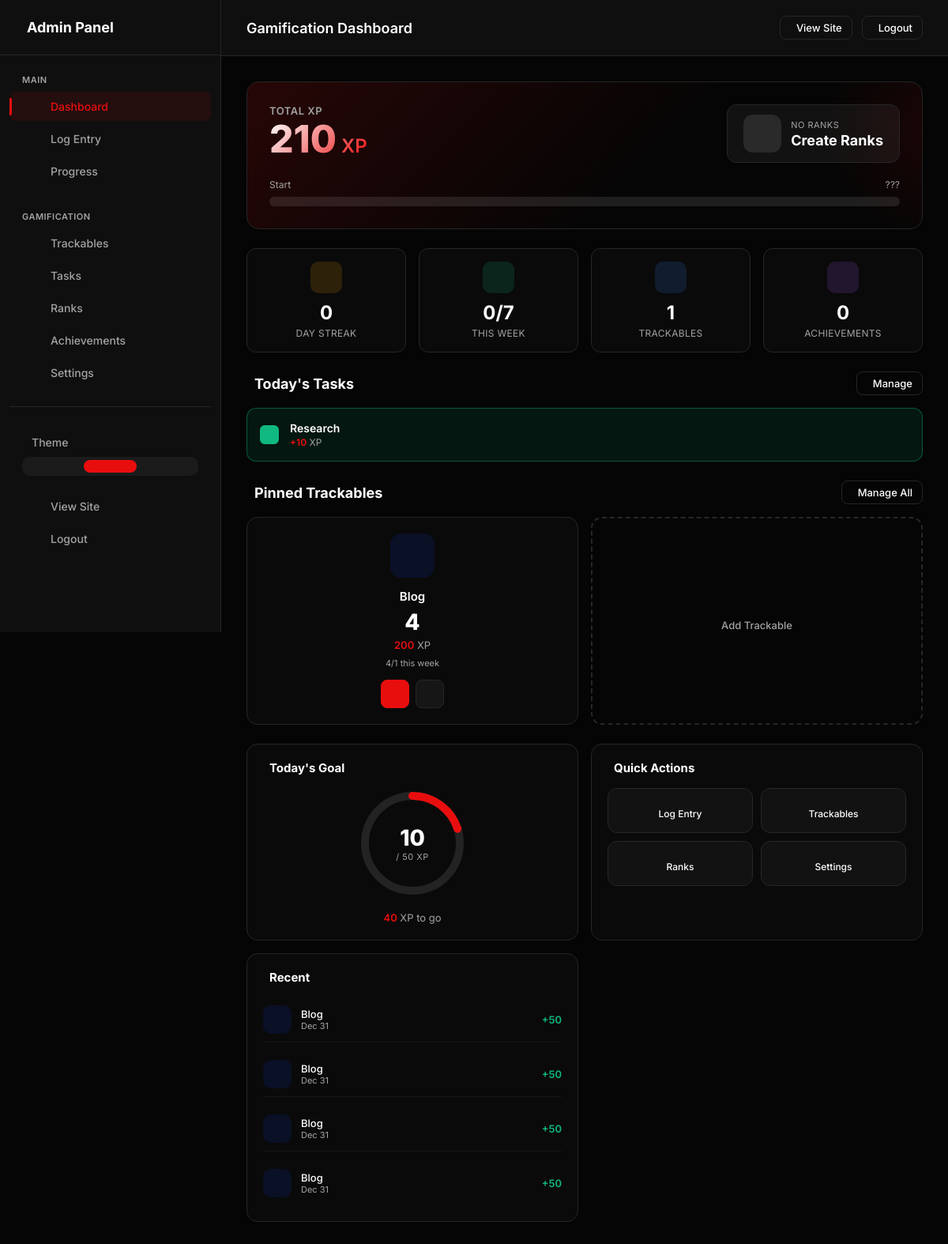
Page /admin (signed in) on the earlier database version.
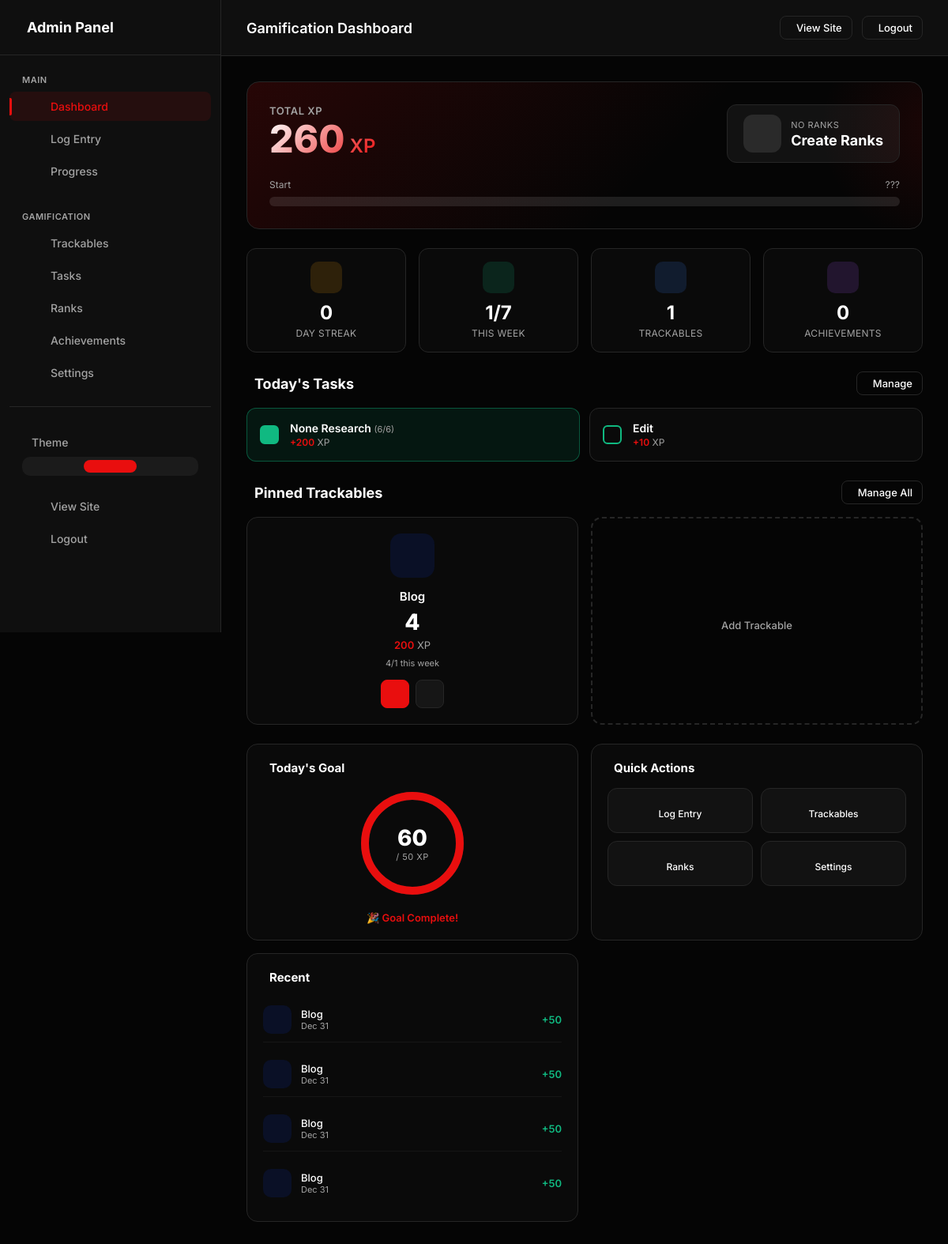
Same page on the later database version.
### models.py (models this page shows, shortened)
class UserDailyTask(db.Model):
    __tablename__ = 'user_daily_tasks'
    id = db.Column(db.Integer, primary_key=True)
    user_id = db.Column(db.Integer, db.ForeignKey('users.id'), nullable=False, index=True)
    name = db.Column(db.String(100), nullable=False)
    slug = db.Column(db.String(100), nullable=False)
    description = db.Column(db.String(500))
    task_type = db.Column(db.String(20), default='normal')  # 'normal', 'count'
    target_count = db.Column(db.Integer, default=1)  # For count tasks: how many times to complete
    repeat_type = db.Column(db.String(20), default='daily')
    repeat_interval = db.Column(db.Integer, default=1)  # For 'custom': every X units
    repeat_unit = db.Column(db.String(10), default='day')  # 'day', 'week', 'month'
    repeat_days = db.Column(db.String(50))  # For 'weekly': JSON array like "[1,3,5]" for Mon/Wed/Fri
    repeat_day_of_month = db.Column(db.Integer)  # For 'monthly': which day (1-31)
    due_date = db.Column(db.Date)  # For 'once' tasks: when it's due
    completed_date = db.Column(db.Date)  # For 'once' tasks: when completed
    ebbinghaus_level = db.Column(db.Integer, default=0)  # Current level in spaced repetition
    next_due_date = db.Column(db.Date)  # When the task is next due
    xp_value = db.Column(db.Integer, default=10)
    xp_per_count = db.Column(db.Integer, default=0)  # For count tasks: XP per completion (0 = only on full completion)
    streak_bonus = db.Column(db.Boolean, default=True)  # Eligible for streak bonuses
    icon = db.Column(db.String(50), default='ph-check-circle')
    color = db.Column(db.String(20), default='#10b981')
    emoji = db.Column(db.String(10))
    display_order = db.Column(db.Integer, default=0)
    is_active = db.Column(db.Boolean, default=True)
    is_pinned = db.Column(db.Boolean, default=False)
    category = db.Column(db.String(50), default='general')  # 'health', 'work', 'learning', 'habits', 'general'
    created_at = db.Column(db.DateTime, default=datetime.utcnow)
    updated_at = db.Column(db.DateTime, default=datetime.utcnow, onupdate=datetime.utcnow)
    completions = db.relationship('TaskCompletion', backref='task', lazy=True, cascade='all, delete-orphan')
    def is_due_today(self, today=None):
        today = today or date.today()
        if self.repeat_type == 'none':
            return not self.completed_date
        if self.repeat_type == 'once':
            if self.completed_date:
                return False
            return self.due_date is None or self.due_date <= today
        if self.repeat_type == 'daily':
            return True
    def get_today_completion_count(self, today=None):
        today = today or date.today()
        return TaskCompletion.query.filter_by(
            task_id=self.id,
            date=today
        ).count()
    def is_completed_today(self, today=None):
        today = today or date.today()
        count = self.get_today_completion_count(today)
        if self.task_type == 'count':
            return count >= self.target_count
        return count > 0

class UserSettings(db.Model):
    __tablename__ = 'user_settings'
    id = db.Column(db.Integer, primary_key=True)
    user_id = db.Column(db.Integer, db.ForeignKey('users.id'), nullable=False, unique=True, index=True)
    accent_color = db.Column(db.String(20), default='#e90e0e')
    points_name = db.Column(db.String(20), default='XP')  # "XP", "Points", "Coins", etc.
    points_icon = db.Column(db.String(50), default='ph-lightning')
    daily_xp_goal = db.Column(db.Integer, default=50)
    perfect_day_bonus = db.Column(db.Integer, default=50)
    perfect_week_bonus = db.Column(db.Integer, default=500)
    streak_bonus_per_day = db.Column(db.Integer, default=5)  # Extra XP per streak day
    show_xp_animations = db.Column(db.Boolean, default=True)
    dark_mode = db.Column(db.Boolean, default=True)
    compact_view = db.Column(db.Boolean, default=False)
    created_at = db.Column(db.DateTime, default=datetime.utcnow)
    updated_at = db.Column(db.DateTime, default=datetime.utcnow, onupdate=datetime.utcnow)

class TrackableType(db.Model):
    __tablename__ = 'trackable_types'
    id = db.Column(db.Integer, primary_key=True)
    user_id = db.Column(db.Integer, db.ForeignKey('users.id'), nullable=False, index=True)
    name = db.Column(db.String(100), nullable=False)  # "Blog Post", "YouTube Short", "Sale", etc.
    slug = db.Column(db.String(100), nullable=False)  # "blog_post", "youtube_short", "sale"
    description = db.Column(db.String(500))
    category = db.Column(db.String(50), default='content')  # 'content', 'task', 'metric', 'sales', 'finance'
    xp_per_unit = db.Column(db.Integer, default=10)  # Base XP earned per item
    xp_mode = db.Column(db.String(20), default='fixed')  # 'fixed', 'value_based', 'tiered'
    xp_multiplier = db.Column(db.Float, default=1.0)
    tiers_config = db.Column(db.Text)  # JSON: [{"name": "Bronze", "min": 0, "xp": 10}, {"name": "Silver", "min": 100, "xp": 50}]
    track_value = db.Column(db.Boolean, default=False)  # Track monetary/numeric value?
    value_label = db.Column(db.String(50), default='Value')  # "Price", "Amount", "Revenue", etc.
    value_prefix = db.Column(db.String(10), default='$')  # Currency symbol or unit
    value_suffix = db.Column(db.String(10), default='')  # e.g., "hrs", "units"
    icon = db.Column(db.String(50), default='ph-star')  # Phosphor icon name
    color = db.Column(db.String(20), default='#0ea5e9')  # Hex color
    emoji = db.Column(db.String(10))  # Optional emoji
    is_countable = db.Column(db.Boolean, default=True)  # Can you count multiple?
    track_duration = db.Column(db.Boolean, default=False)  # Track time/duration?
    track_views = db.Column(db.Boolean, default=False)  # Track views?
    allows_negative = db.Column(db.Boolean, default=False)  # Allow negative values (for expenses)?
    daily_goal = db.Column(db.Integer, default=0)  # Daily target (0 = no goal)
    weekly_goal = db.Column(db.Integer, default=0)  # Weekly target
    monthly_goal = db.Column(db.Integer, default=0)  # Monthly target
    value_goal = db.Column(db.Float, default=0)  # Value-based goal (e.g., $1000 in sales)
    display_order = db.Column(db.Integer, default=0)
    is_active = db.Column(db.Boolean, default=True)
    is_pinned = db.Column(db.Boolean, default=False)  # Show on dashboard
    created_at = db.Column(db.DateTime, default=datetime.utcnow)
    updated_at = db.Column(db.DateTime, default=datetime.utcnow, onupdate=datetime.utcnow)
    entries = db.relationship('TrackableEntry', backref='trackable_type', lazy=True, cascade='all, delete-orphan')
    def get_total_count(self):
        return sum(e.count for e in self.entries)
    def calculate_xp_for_entry(self, count=1, value=0):
        if self.xp_mode == 'fixed':
            return count * self.xp_per_unit
        elif self.xp_mode == 'value_based' and value:
            return int(abs(value) * (self.xp_multiplier or 1.0))
        return count * self.xp_per_unit
    def get_total_xp(self):
        return sum(e.get_xp() for e in self.entries)

class TrackableEntry(db.Model):
    __tablename__ = 'trackable_entries'
    id = db.Column(db.Integer, primary_key=True)
    user_id = db.Column(db.Integer, db.ForeignKey('users.id'), nullable=False, index=True)
    trackable_type_id = db.Column(db.Integer, db.ForeignKey('trackable_types.id'), nullable=False, index=True)
    date = db.Column(db.Date, nullable=False, default=date.today, index=True)
    count = db.Column(db.Integer, default=1)  # How many (usually 1)
    value = db.Column(db.Float, default=0)  # Monetary or numeric value
    title = db.Column(db.String(300))  # Optional title/description
    notes = db.Column(db.Text)
    url = db.Column(db.String(500))  # Link to the content
    duration_minutes = db.Column(db.Integer, default=0)
    views = db.Column(db.Integer, default=0)
    tier_name = db.Column(db.String(50))
    created_at = db.Column(db.DateTime, default=datetime.utcnow)
    updated_at = db.Column(db.DateTime, default=datetime.utcnow, onupdate=datetime.utcnow)
    def get_xp(self):
        if self.trackable_type:
            return self.trackable_type.calculate_xp_for_entry(self.count, self.value)
        return 0

### app.py (the view)
    @app.route('/admin')
    @admin_required
    def admin_dashboard():
        stats = get_user_stats()
        weekly = get_weekly_stats()
        all_tasks = UserDailyTask.query.filter_by(
            user_id=current_user.id,
            is_active=True
        ).order_by(UserDailyTask.is_pinned.desc(), UserDailyTask.display_order).all()
        daily_tasks = [t for t in all_tasks if t.is_due_today()]
        pinned_trackables = TrackableType.query.filter_by(
            user_id=current_user.id,
            is_active=True,
            is_pinned=True
        ).order_by(TrackableType.display_order).all()
        recent_entries = TrackableEntry.query.filter_by(
            user_id=current_user.id
        ).order_by(TrackableEntry.created_at.desc()).limit(10).all()
        unlocked_achievements = UserAchievement.query.filter_by(
            user_id=current_user.id
        ).all()
        return render_template('admin/dashboard.html',
            stats=stats,
            weekly=weekly,
            daily_tasks=daily_tasks,
            pinned_trackables=pinned_trackables,
            recent_entries=recent_entries,
            unlocked_achievements=unlocked_achievements
        )

### templates/admin/dashboard.html (shortened to what the changed rows need)
{% extends "admin/base.html" %}
{% block page_title %}Gamification Dashboard{% endblock %}
{% block content %}
<div class="dashboard-grid">
    <div class="dashboard-main">
        <div class="xp-header">
            <div class="xp-header-top">
                <div class="xp-info">
                    <div class="xp-label">Total {{ stats.settings.points_name if stats.settings else 'XP' }}</div>
                    <div class="xp-value">{{ stats.total_xp|format_number }}<span> {{ stats.settings.points_name if stats.settings else 'XP' }}</span></div>
                </div>
            </div>
        </div>
        <div class="stats-bar">
            <div class="stat-card">
                <div class="stat-icon" style="background: rgba(16, 185, 129, 0.15); color: #10b981;">
                </div>
                <div class="stat-value">{{ weekly.days_with_goal_met if weekly else 0 }}/7</div>
                <div class="stat-label">This Week</div>
            </div>
        </div>
        <div class="section">
            <div class="section-header">
                <h2 class="section-title"> Today's Tasks</h2>
            </div>
            {% if daily_tasks %}
            <div class="daily-tasks-grid">
                {% for task in daily_tasks %}
                {% set is_completed = task.is_completed_today() %}
                {% set current_count = task.get_today_completion_count() if task.task_type == 'count' else 0 %}
                <form action="{{ url_for('admin_toggle_daily_task', slug=task.slug) }}" method="post" class="daily-task-form">
                    <div class="daily-task {% if is_completed %}completed{% endif %}" onclick="this.parentElement.submit()">
                        <div class="task-checkbox" style="border-color: {{ task.color }}">
                        </div>
                        <div class="task-info">
                            <div class="task-name">
                                {% if task.emoji %}{{ task.emoji }} {% endif %}{{ task.name }}
                                {% if task.task_type == 'count' %}
                                <span style="font-size: 11px; color: var(--text-muted); font-weight: 400;">({{ current_count }}/{{ task.target_count }})</span>
                                {% endif %}
                            </div>
                            <div class="task-xp"><span>+{{ task.xp_value }}</span> {{ stats.settings.points_name if stats.settings else 'XP' }}</div>
                        </div>
                    </div>
                </form>
                {% endfor %}
            </div>
            {% endif %}
        </div>
        <div class="section">
            <div class="section-header">
                <h2 class="section-title"> Pinned Trackables</h2>
            </div>
            <div class="trackables-grid">
                {% for trackable in pinned_trackables %}
                <div class="trackable-card">
                    <div class="trackable-icon" style="background: {{ trackable.color }}20; color: {{ trackable.color }}">
                    </div>
                    <div class="trackable-name">{{ trackable.name }}</div>
                    <div class="trackable-count">{{ trackable.get_total_count() }}</div>
                    <div class="trackable-xp"><span>{{ trackable.get_total_xp()|format_number }}</span> {{ stats.settings.points_name if stats.settings else 'XP' }}</div>
                    {% if trackable.weekly_goal > 0 %}
                    <div style="font-size: 11px; color: var(--text-muted); margin-top: 8px;">
                        {% set week_count = weekly.by_type.get(trackable.slug, {}).get('count', 0) if weekly else 0 %}
                        {{ week_count }}/{{ trackable.weekly_goal }} this week
                    </div>
                    {% endif %}
                    <div class="trackable-actions">
                        {% if trackable.track_value %}
                        <a href="{{ url_for('admin_log_entry') }}?trackable={{ trackable.id }}" class="trackable-btn primary" title="Log with value">
                            <i class="ph ph-plus"></i>
                        </a>
                        {% else %}
                        <form action="{{ url_for('admin_quick_log', trackable_id=trackable.id) }}" method="post" style="display: inline;">
                            <button type="submit" class="trackable-btn primary" title="Quick +1">
                            </button>
                        </form>
                        {% endif %}
                        <a href="{{ url_for('admin_log_entry') }}?trackable={{ trackable.id }}" class="trackable-btn" title="Log with details">
                        </a>
                    </div>
                </div>
                {% endfor %}
            </div>
        </div>
    </div>
    <div class="dashboard-sidebar">
        <div class="sidebar-panel">
            <div class="panel-header">
                <h3 class="panel-title"> Today's Goal</h3>
            </div>
            {% set daily_goal = stats.settings.daily_xp_goal if stats.settings else 50 %}
            {% set today_xp = stats.today_log.total_xp if stats.today_log else 0 %}
            {% set goal_progress = ((today_xp / daily_goal) * 100) if daily_goal > 0 else 0 %}
            {% set goal_progress = [goal_progress, 100]|min %}
            <div class="goal-circle">
                <svg width="140" height="140" viewBox="0 0 140 140">
                    <circle cx="70" cy="70" r="60" class="goal-circle-bg"/>
                    <circle cx="70" cy="70" r="60" class="goal-circle-progress"
                            stroke-dasharray="377"
                            stroke-dashoffset="{{ 377 - (377 * goal_progress / 100) }}"/>
                </svg>
                <div class="goal-center">
                    <div class="goal-value">{{ today_xp }}</div>
                    <div class="goal-label">/ {{ daily_goal }} {{ stats.settings.points_name if stats.settings else 'XP' }}</div>
                </div>
            </div>
            <div class="goal-footer">
                {% if goal_progress >= 100 %}
                <span>🎉 Goal Complete!</span>
                {% else %}
                <span>{{ daily_goal - today_xp }}</span> XP to go
                {% endif %}
            </div>
        </div>
        {% if recent_entries %}
        <div class="sidebar-panel">
            <div class="activity-list">
                {% for entry in recent_entries[:5] %}
                <div class="activity-item">
                    <div class="activity-icon" style="background: {{ entry.trackable_type.color if entry.trackable_type else '#666' }}20; color: {{ entry.trackable_type.color if entry.trackable_type else '#666' }}">
                    </div>
                    <div class="activity-info">
                        <div class="activity-title">{{ entry.title or entry.trackable_type.name if entry.trackable_type else 'Entry' }}</div>
                        <div class="activity-time">{{ entry.date.strftime('%b %d') }}</div>
                    </div>
                    <div class="activity-xp">+{{ entry.get_xp() }}</div>
                </div>
                {% endfor %}
            </div>
        </div>
        {% endif %}
    </div>
</div>
{% endblock %}

Differences in the rows shown:
changed UserDailyTask "Research": emoji (not shown) → "None"; task_type "normal" → "count" (drawn); target_count (not shown) → "6"; xp_value "10" → "200"
added UserDailyTask: name "Edit", xp_value "10", {{ stats.settings.points_name if stats.settings else 'XP' }} "XP"
Other differences:
{{ stats.total_xp|format_number }}: "210" → "260"
{{ weekly.days_with_goal_met if weekly else 0 }}: "0" → "1"
{{ today_xp }}: "10" → "60"
{{ daily_goal - today_xp }}: "40" → (not shown)
text no longer shown: "XP to go"
text now shown: "🎉 Goal Complete!"
